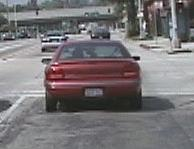
#> input picture Project 3 - Object Detection & Image Classification/Code/data/data_bow/cars-training-pos/image_0001.png, 194 x 149 px; its folder holds only this picture in this run
$ python bow_main.py   (older library calls are emulated)
#> lines starting #> are read from the running program, lines starting #| are printed output that depends on the picture
import glob
import os

import cv2
import numpy as np
from sklearn.cluster import KMeans
from tqdm import tqdm


# [25 lines left out: function findnn, not called in this run]


def grid_points(img, nPointsX, nPointsY, border):
    """
    :param img: input gray img, numpy array, [h, w]
    :param nPointsX: number of grids in x dimension
    :param nPointsY: number of grids in y dimension
    :param border: leave border pixels in each image dimension
    :return: vPoints: 2D grid point coordinates, numpy array, [nPointsX*nPointsY, 2]
    """
    mask_x = np.linspace(border, img.shape[1] - border + 1, nPointsX, dtype=np.int32)
    mask_y = np.linspace(border, img.shape[0] - border + 1, nPointsY, dtype=np.int32)
    mask_x, mask_y = np.meshgrid(mask_x, mask_y)

    mask_x = mask_x.flatten()
    mask_y = mask_y.flatten()

    vPoints = np.c_[mask_x, mask_y]
    return vPoints


def descriptors_hog(img, vPoints, cellWidth, cellHeight):
    nBins = 8
    w = cellWidth
    h = cellHeight

    grad_x = cv2.Sobel(img, cv2.CV_16S, dx=1, dy=0, ksize=1)
    grad_y = cv2.Sobel(img, cv2.CV_16S, dx=0, dy=1, ksize=1)
    angle = np.arctan2(grad_y, grad_x)  # [h, w]


    descriptors = []  # list of descriptors for the current image, each entry is one 128-d vector for a grid point
    for i in range(len(vPoints)):
        center_x = round(vPoints[i, 0])
        center_y = round(vPoints[i, 1])

        desc = []
        for cell_y in range(-2, 2):
            for cell_x in range(-2, 2):
                start_y = center_y + (cell_y) * h
                end_y = center_y + (cell_y + 1) * h

                start_x = center_x + (cell_x) * w
                end_x = center_x + (cell_x + 1) * w

                histo = np.histogram(angle[start_y:end_y, start_x:end_x], bins=nBins, range=(-np.pi, np.pi))
                desc.append(histo[0])

        desc = np.array(desc).flatten()
        descriptors.append(desc)

    descriptors = np.asarray(descriptors) # [nPointsX*nPointsY, 128], descriptor for the current image (100 grid points)
    return descriptors


def create_codebook(nameDirPos, nameDirNeg, k, numiter):
    """
    :param nameDirPos: dir to positive training images
    :param nameDirNeg: dir to negative training images
    :param k: number of kmeans cluster centers
    :param numiter: maximum iteration numbers for kmeans clustering
    :return: vCenters: center of kmeans clusters, numpy array, [k, 128]
    """
#> called with nameDirPos = 'data/data_bow/cars-training-pos', nameDirNeg = 'data/data_bow/cars-training-neg', k = 50, numiter = 300
    vImgNames = sorted(glob.glob(os.path.join(nameDirPos, '*.png')))
    vImgNames = vImgNames + sorted(glob.glob(os.path.join(nameDirNeg, '*.png')))

    nImgs = len(vImgNames)

    cellWidth = 4
    cellHeight = 4
    nPointsX = 10
    nPointsY = 10
    border = 8

    vFeatures = []  # list for all features of all images (each feature: 128-d, 16 histograms containing 8 bins)
    # Extract features for all image
    for i in tqdm(range(nImgs)):
        # print('processing image {} ...'.format(i+1))
        img = cv2.imread(vImgNames[i])  # [172, 208, 3]
#> img is the input picture: shape (149, 194, 3); mean B, G, R 118.5, 116.2, 120
        img = cv2.cvtColor(img, cv2.COLOR_BGR2GRAY)  # [h, w]
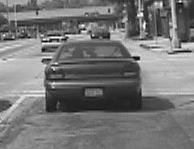
#> img: shape (149, 194); min 1, max 254, mean 117.6

        # Collect local feature points for each image, and compute a descriptor for each local feature point
        vPoints = grid_points(img,nPointsX,nPointsY,border)
#> vPoints = 100 pairs, first value 8 to 187, second value 8 to 142
        desc = descriptors_hog(img, vPoints, cellWidth, cellHeight)
#> in descriptors_hog, `grad_x = cv2.Sobel(img, cv2.CV_16S, dx=1, dy=0, ksize=1)`:
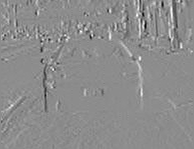
#> grad_x: shape (149, 194) int16; min -223, max 181, mean -0.1; drawn with min black and max white
#> in descriptors_hog, `grad_y = cv2.Sobel(img, cv2.CV_16S, dx=0, dy=1, ksize=1)`:
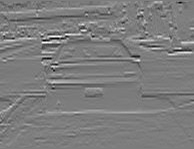
#> grad_y: shape (149, 194) int16; min -227, max 235, mean 0.1; drawn with min black and max white
#> in descriptors_hog, `angle = np.arctan2(grad_y, grad_x)`:
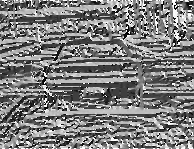
#> angle: shape (149, 194) float32; min -3.13, max 3.14, mean -0.0309; drawn with min black and max white
#> the loop in descriptors_hog, `for i in range(len(vPoints)):` made 100 passes
#> (center_x, center_y) on passes 1 to 12: (8, 8), (27, 8), (47, 8), (67, 8), (87, 8), (107, 8), (127, 8), (147, 8), (167, 8), (187, 8), (8, 22), (27, 22)
#> after the loop in descriptors_hog, `for i in range(len(vPoints)):`: descriptors = 100 items
        vFeatures.append(desc)

    vFeatures = np.asarray(vFeatures)  # [n_imgs, n_vPoints, 128]
    vFeatures = vFeatures.reshape(-1, vFeatures.shape[-1])  # [n_imgs*n_vPoints, 128]
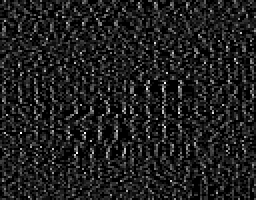
#> vFeatures: shape (100, 128) int64 (shown 2 times larger); min 0, max 16, mean 1.98; drawn with min black and max white
    print('number of extracted features: ', len(vFeatures))
#| number of extracted features:  100


    # Cluster the features using K-Means
    print('clustering ...')
    kmeans_res = KMeans(n_clusters=k, max_iter=numiter).fit(vFeatures)
    vCenters = kmeans_res.cluster_centers_  # [k, 128]
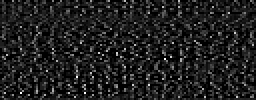
#> vCenters: shape (50, 128) float64 (shown 2 times larger); min -2.22e-16, max 16, mean 1.98; drawn with min black and max white
    return vCenters


def bow_histogram(vFeatures, vCenters):
    """
    :param vFeatures: MxD matrix containing M feature vectors of dim. D
    :param vCenters: NxD matrix containing N cluster centers of dim. D
    :return: histo: N-dim. numpy vector containing the resulting BoW activation histogram.
    """
    num_centers = vCenters.shape[0]
    num_features = vFeatures.shape[0]

    dist = np.zeros((num_centers, num_features))
    for i in range(num_centers):
        dist[i] = np.linalg.norm(vFeatures - vCenters[i], axis=1)

    histo = np.histogram(np.argmin(dist, axis=0), bins=num_centers)[0]
    return histo


def create_bow_histograms(nameDir, vCenters):
    """
    :param nameDir: dir of input images
    :param vCenters: kmeans cluster centers, [k, 128] (k is the number of cluster centers)
    :return: vBoW: matrix, [n_imgs, k]
    """
    vImgNames = sorted(glob.glob(os.path.join(nameDir, '*.png')))
    nImgs = len(vImgNames)

    cellWidth = 4
    cellHeight = 4
    nPointsX = 10
    nPointsY = 10
    border = 8

    # Extract features for all images in the given directory
    vBoW = []
    for i in tqdm(range(nImgs)):
        # print('processing image {} ...'.format(i + 1))
        img = cv2.imread(vImgNames[i])  # [172, 208, 3]
        img = cv2.cvtColor(img, cv2.COLOR_BGR2GRAY)  # [h, w]

        vPoints = grid_points(img,nPointsX,nPointsY,border)
        vFeatures = descriptors_hog(img, vPoints, cellWidth, cellHeight)

        bowHist = bow_histogram(vFeatures, vCenters)
        vBoW.append(bowHist)

    vBoW = np.asarray(vBoW)  # [n_imgs, k]
    return vBoW


# [16 lines left out: function bow_recognition_nearest, not called in this run]


if __name__ == '__main__':
    nameDirPos_train = 'data/data_bow/cars-training-pos'
    nameDirNeg_train = 'data/data_bow/cars-training-neg'
    nameDirPos_test = 'data/data_bow/cars-testing-pos'
    nameDirNeg_test = 'data/data_bow/cars-testing-neg'


    k = 50
    numiter = 300

    print('creating codebook ...')
    vCenters = create_codebook(nameDirPos_train, nameDirNeg_train, k, numiter)

    print('creating bow histograms (pos) ...')
    vBoWPos = create_bow_histograms(nameDirPos_train, vCenters)
#> the loop in descriptors_hog (call 2), `for i in range(len(vPoints)):` made 100 passes
#> after the loop in bow_histogram, `for i in range(num_centers):`:
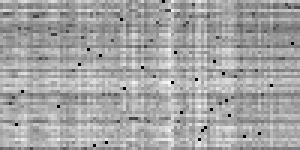
#> dist: shape (50, 100) float64 (shown 3 times larger); min 0, max 52.06, mean 33.7; drawn with min black and max white
#> in bow_histogram, `histo = np.histogram(np.argmin(dist, axis=0), bins=num_centers)[0]`: histo = 50 values, max 6 at index 4, min 1 at index 0, mean 2
#> in create_bow_histograms, `bowHist = bow_histogram(vFeatures, vCenters)`: bowHist has the same summary as histo in bow_histogram
    print('creating bow histograms (neg) ...')
    vBoWNeg = create_bow_histograms(nameDirNeg_train, vCenters)
#> vBoWNeg = empty array

    # test pos samples
    print('creating bow histograms for test set (pos) ...')
    vBoWPos_test = create_bow_histograms(nameDirPos_test, vCenters)  # [n_imgs, k]
#> vBoWPos_test = empty array
    result_pos = 0
    print('testing pos samples ...')
    for i in range(vBoWPos_test.shape[0]):
        cur_label = bow_recognition_nearest(vBoWPos_test[i:(i+1)], vBoWPos, vBoWNeg)
        result_pos = result_pos + cur_label
#> after the loop, result_pos = 0
#> (the run stopped early here; a loop or call above may not have finished)

$ run again, on Project 3 - Object Detection & Image Classification/Code/data/data_bow/cars-training-pos/image_0038.png
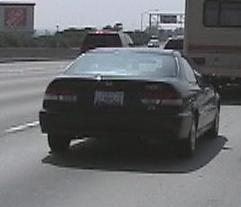
#> input picture Project 3 - Object Detection & Image Classification/Code/data/data_bow/cars-training-pos/image_0038.png, 241 x 207 px
#> in create_codebook, img is the input picture: shape (207, 241, 3); mean B, G, R 106.4, 103.7, 102.2
#> img: shape (207, 241)
#> in create_codebook, `vPoints = grid_points(img,nPointsX,nPointsY,border)`: vPoints = 100 pairs, first value 8 to 234, second value 8 to 200
#> in descriptors_hog, `angle = np.arctan2(grad_y, grad_x)`:
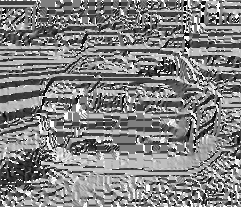
#> angle: shape (207, 241) float32; min -3.13, max 3.14, mean 0.0948; drawn with min black and max white
#> the loop in descriptors_hog, `for i in range(len(vPoints)):` made 100 passes
#> (center_x, center_y) on passes 1 to 8: (8, 8), (33, 8), (58, 8), (83, 8), (108, 8), (133, 8), (158, 8), (183, 8)
#> after the loop in descriptors_hog, `for i in range(len(vPoints)):`: descriptors = 100 items
#| number of extracted features:  100
#> the loop in descriptors_hog (call 2), `for i in range(len(vPoints)):` made 100 passes
#> after the loop in bow_histogram, `for i in range(num_centers):`:
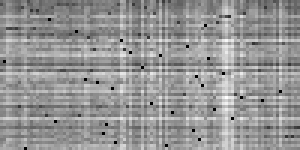
#> dist: shape (50, 100) float64 (shown 3 times larger); min 0, max 64.85, mean 38.1; drawn with min black and max white
#> histo = 50 values, max 10 at index 21, min 1 at index 6, mean 2
#> bowHist has the same summary as histo in bow_histogram
#> vBoWNeg = empty array
#> after the loop `for i in range(vBoWPos_test.shape[0]):`: result_pos = 0

$ run again, on Project 3 - Object Detection & Image Classification/Code/data/data_bow/cars-training-pos/image_0043.png
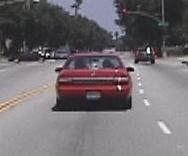
#> input picture Project 3 - Object Detection & Image Classification/Code/data/data_bow/cars-training-pos/image_0043.png, 188 x 156 px
#> in create_codebook, img is the input picture: shape (156, 188, 3); mean B, G, R 112.2, 107.5, 113.4
#> img: shape (156, 188)
#> in create_codebook, `vPoints = grid_points(img,nPointsX,nPointsY,border)`: vPoints = 100 pairs, first value 8 to 181, second value 8 to 149
#> in descriptors_hog, `angle = np.arctan2(grad_y, grad_x)`:
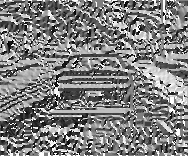
#> angle: shape (156, 188) float32; min -3.13, max 3.14, mean 0.0246; drawn with min black and max white
#> the loop in descriptors_hog, `for i in range(len(vPoints)):` made 100 passes
#> (center_x, center_y) on passes 1 to 8: (8, 8), (27, 8), (46, 8), (65, 8), (84, 8), (104, 8), (123, 8), (142, 8)
#> after the loop in descriptors_hog, `for i in range(len(vPoints)):`: descriptors = 100 items
#| number of extracted features:  100
#> the loop in descriptors_hog (call 2), `for i in range(len(vPoints)):` made 100 passes
#> after the loop in bow_histogram, `for i in range(num_centers):`:
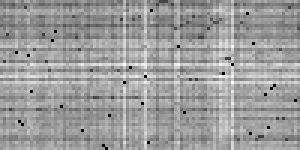
#> dist: shape (50, 100) float64 (shown 3 times larger); min 0, max 56.34, mean 34.7; drawn with min black and max white
#> histo = 50 values, max 10 at index 8, min 1 at index 3, mean 2
#> bowHist has the same summary as histo in bow_histogram
#> vBoWNeg = empty array
#> after the loop `for i in range(vBoWPos_test.shape[0]):`: result_pos = 0

$ run again, on Project 3 - Object Detection & Image Classification/Code/data/data_bow/cars-training-pos/image_0046.png
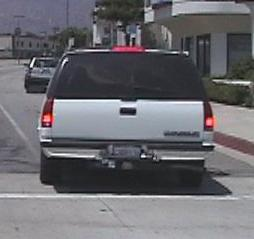
#> input picture Project 3 - Object Detection & Image Classification/Code/data/data_bow/cars-training-pos/image_0046.png, 254 x 239 px
#> in create_codebook, img is the input picture: shape (239, 254, 3); mean B, G, R 111.7, 106.5, 107.2
#> img: shape (239, 254)
#> in create_codebook, `vPoints = grid_points(img,nPointsX,nPointsY,border)`: vPoints = 100 pairs, first value 8 to 247, second value 8 to 232
#> the loop in descriptors_hog, `for i in range(len(vPoints)):` made 100 passes
#> (center_x, center_y) on passes 1 to 8: (8, 8), (34, 8), (61, 8), (87, 8), (114, 8), (140, 8), (167, 8), (193, 8)
#> after the loop in descriptors_hog, `for i in range(len(vPoints)):`: descriptors = 100 items
#| number of extracted features:  100
#> the loop in descriptors_hog (call 2), `for i in range(len(vPoints)):` made 100 passes
#> after the loop in bow_histogram, `for i in range(num_centers):`:
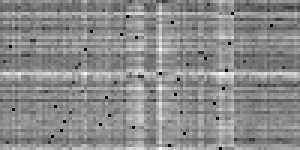
#> dist: shape (50, 100) float64 (shown 3 times larger); min 0, max 68.79, mean 37.6; drawn with min black and max white
#> histo = 50 values, max 10 at index 33, min 1 at index 4, mean 2
#> bowHist has the same summary as histo in bow_histogram
#> vBoWNeg = empty array
#> after the loop `for i in range(vBoWPos_test.shape[0]):`: result_pos = 0
